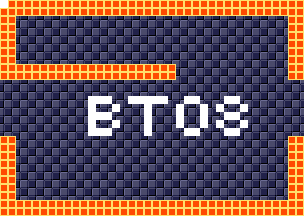

This is a level from a 2D game, rendered from its Tiled map with the project's own tilesets. A one-line summary and the map file follow, with tile-layer data summarised:
An orthogonal 38x27 tile map with 8x8 px tiles, 4 tile layers (background, foreground, room numbers, Objects), 15 tilesets.

<map version="1.5" tiledversion="1.7.1" orientation="orthogonal" renderorder="right-down" width="38" height="27" tilewidth="8" tileheight="8" infinite="0" nextlayerid="11" nextobjectid="1">
 <tileset firstgid="1" source="tilesheets/tsKarniMata.tsx" />
 <tileset firstgid="1025" source="tilesheets/tsVoodooWasp.tsx" />
 <tileset firstgid="2049" source="tilesheets/tsBurial.tsx" />
 <tileset firstgid="3073" source="tilesheets/tsBlueTemple.tsx" />
 <tileset firstgid="4097" source="tilesheets/tsGoddess.tsx" />
 <tileset firstgid="5121" source="tilesheets/tsKonark.tsx" />
 <tileset firstgid="6145" name="sEnemies" tilewidth="8" tileheight="8" tilecount="1024" columns="32">
  <image source="../grapx/tilesheets/sObjects.bmp" trans="ff94ff" width="256" height="256" />
 </tileset>
 <tileset firstgid="7169" source="tilesheets/tsIceTemple.tsx" />
 <tileset firstgid="8193" source="tilesheets/tsLavaArea.tsx" />
 <tileset firstgid="9217" source="tilesheets/tsBossArea.tsx" />
 <tileset firstgid="10241" source="tilesheets/tsPegu.tsx" />
 <tileset firstgid="11265" source="tilesheets/sTiwanakuTemple.tsx" />
 <tileset firstgid="12289" source="tilesheets/sIndraTemple.tsx" />
 <tileset firstgid="13313" source="tilesheets/sTeleport.tsx" />
 <tileset firstgid="14337" source="tilesheets/sObjects.tsx" />
 <layer id="2" name="background" width="38" height="27">
  <data>[1026 cells, 1026 non-empty, 2 distinct tile ids]</data>
 </layer>
 <layer id="1" name="foreground" width="38" height="27">
  <data>[1026 cells, 256 non-empty, 1 distinct tile ids]</data>
 </layer>
 <layer id="7" name="room numbers" width="38" height="27">
  <data>[1026 cells, 43 non-empty, 1 distinct tile ids]</data>
 </layer>
 <layer id="10" name="Objects" width="38" height="27">
  <data>[1026 cells, 0 non-empty, 0 distinct tile ids]</data>
 </layer>
</map>
